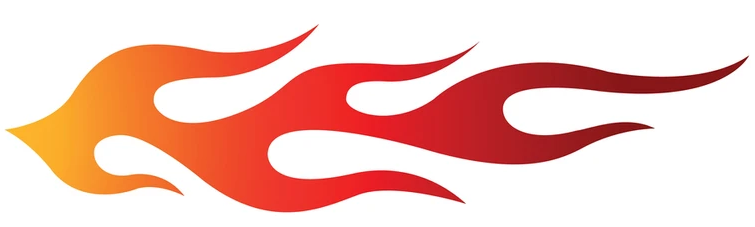
#> input picture decal/red_decal_flame.jpg, 755 x 227 px, found by its file name; the run also reads 1 picture not shown here
$ python image_defect_detection2.py
#> lines starting #> are read from the running program, lines starting #| are printed output that depends on the picture; after the words box and inside, x2 and y2 are one past the last pixel; in counts of white or black regions, pixels touching at a corner belong together
import cv2

# Load the original and modified images
original = cv2.imread(r'C:\Users\M_Thiruveedula\Downloads\Code Tester\decal\red_decal_flame.jpg')
#> original is the input picture: shape (227, 755, 3); mean B, G, R 192, 201.1, 244.2
modified = cv2.imread(r'C:\Users\M_Thiruveedula\Downloads\Code Tester\decal\image_defect2.png')


# Convert images to grayscale
original_gray = cv2.cvtColor(original, cv2.COLOR_BGR2GRAY)
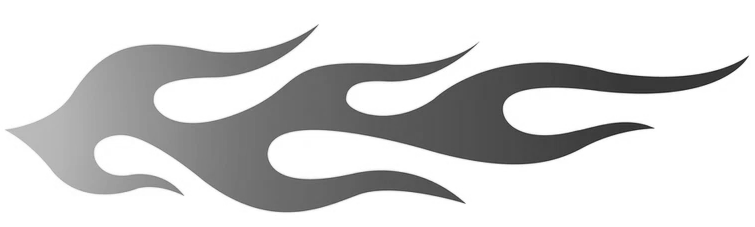
#> original_gray: shape (227, 755); min 33, max 255, mean 213
modified_gray = cv2.cvtColor(modified, cv2.COLOR_BGR2GRAY)

# Compute the absolute difference between the two images
diff = cv2.absdiff(original_gray, modified_gray)
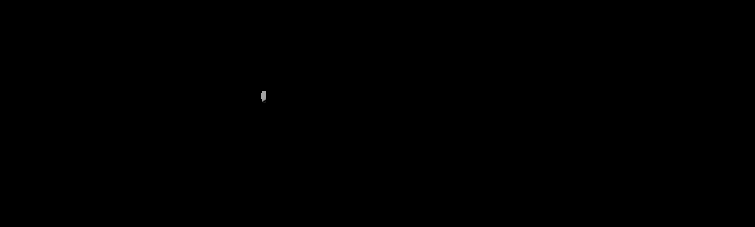
#> diff: shape (227, 755); min 0, max 164, mean 0

# Threshold the difference image to create a binary mask of the defects
threshold_value = 20
ret, mask = cv2.threshold(diff, threshold_value, 255, cv2.THRESH_BINARY)
#> mask: shape (227, 755); 0.03% white; 1 white region
#> ret = 20

# Find contours in the binary mask
contours, hierarchy = cv2.findContours(mask, cv2.RETR_EXTERNAL, cv2.CHAIN_APPROX_SIMPLE)
#> contours = 1 contour; box (x1, y1, x2, y2) and area: (261, 91, 266, 103) 36

# Draw bounding boxes on the modified image
for contour in contours:
    x, y, w, h = cv2.boundingRect(contour)
    cv2.rectangle(modified, (x, y), (x+w, y+h), (0, 255, 0), 1)
#> this loop made 1 pass
#> (x, y, w, h) on pass 1: (261, 91, 5, 12)
#> modified: shape (227, 755, 3); mean B, G, R 191.9, 201.1, 244.2

# Display the modified image with bounding boxes
cv2.imshow('Defects', modified)
cv2.waitKey(0)
cv2.destroyAllWindows
